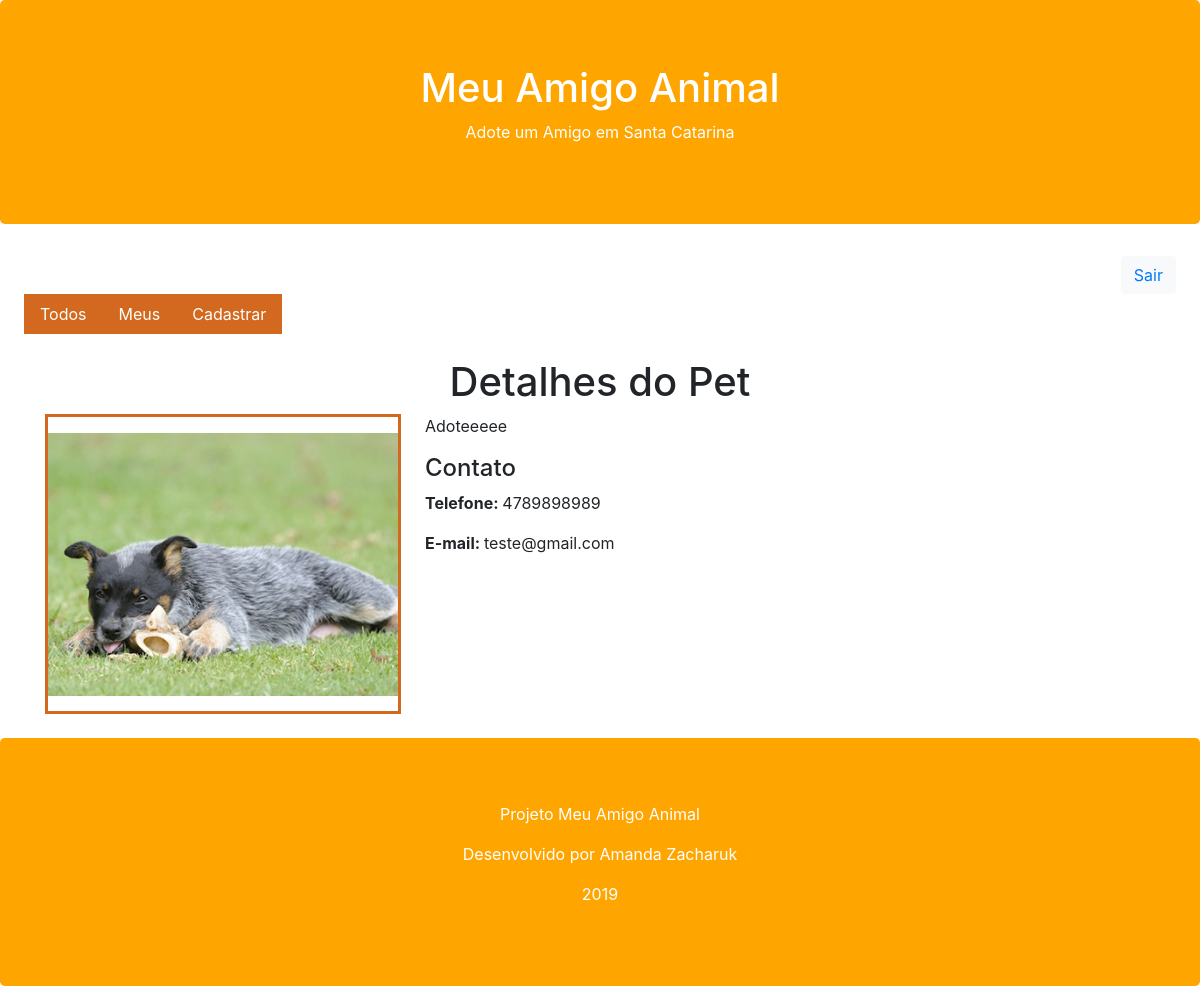
Screenshot of /pet/detail/3/ with the database file from the repository.
### app/models.py (models this page shows, shortened)
class Pet (models.Model):
    cidade = models.CharField(max_length=100)
    descricao = models.TextField()
    fone = models.CharField(max_length=11)
    email = models.EmailField()
    imagem = models.ImageField(upload_to='pet')
    begin_date = models.DateField(auto_now_add=True)
    active = models.BooleanField(default=True)
    user = models.ForeignKey(User, on_delete=models.CASCADE)
    class Meta:
        db_table = 'pet'

### app/views.py (the view)
# urls.py: path('pet/detail/<id>/', views.pet_detail),
def pet_detail(request, id):
    pet = Pet.objects.get(active=True, id=id)
    return render(request, 'pet.html', {'pet':pet})

### app/templates/pet.html (shortened to what this page needs)
{% extends "model-page.html" %}
{% block content %}
<h1 class="text-center">Detalhes do Pet</h1>
<div class="container mp-4 mb-4">
    <div class="row">
        <div class="col-sm-4">
            <div style="border-color:chocolate; border-style: solid; width: 356px; height: 300px;">
                <img src="{{ pet.imagem.url }}" width="350" height="263" style="margin-top: 16px">
            </div>
        </div>
        <div class="col-sm-8">
            <p>{{ pet.descricao }}</p>
            <h4>Contato</h4>
            <p><b>Telefone: </b>{{ pet.fone }}</p>
            <p><b>E-mail: </b>{{ pet.email }}</p>
        </div>
    </div>
</div>
{% endblock %}

### rows the page displays
Pet: imagem (picture), descricao "Adoteeeee", fone "4789898989", email "teste@gmail.com"
